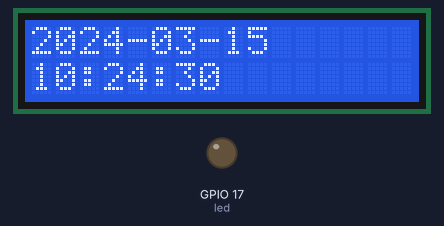
A program run on a simulated Raspberry Pi (BCM pin numbers). On the bench: 16×2 character LCD, output pins drawn as LEDs (lit = HIGH). The clock reads 2024-03-15 10:24:30 at power-on unless the program sets it; library files of the repository ran but are not shown: I2C_LCD_driver.py; what the program prints to the terminal is not drawn.

Above: at 0.3 s.
At 4.6 s:
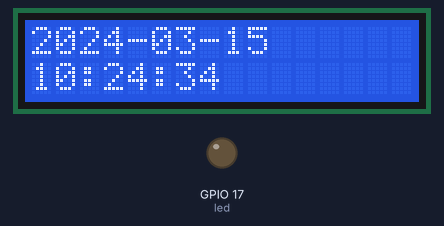
At 9.9 s:
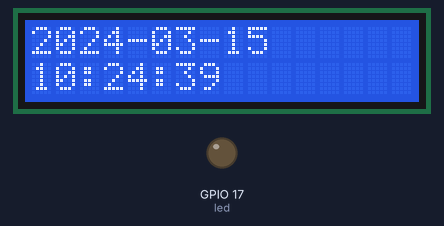
At 19.5 s:
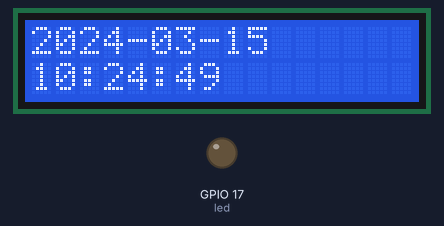
At 29.0 s:
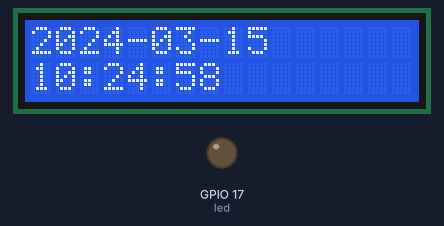
At 38.6 s:
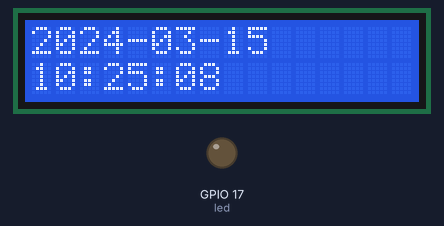

The program:

clock.py
```python
import I2C_LCD_driver
import RPi.GPIO as GPIO
from time import *

led = 17

lcd = I2C_LCD_driver.lcd()
lcd.lcd_clear()

GPIO.setmode(GPIO.BCM)
GPIO.setup(led, GPIO.OUT)


if GPIO.input(17) == 0:
    while 1:

        if GPIO.input(17) == 1:
            sleep(0.2)
            break

        now = localtime()
        dt = "%04d-%02d-%02d"%(now.tm_year, now.tm_mon, now.tm_mday)
        tt = "%02d:%02d:%02d"%(now.tm_hour,now.tm_min, now.tm_sec)
        lcd.lcd_display_string(dt,1)
        lcd.lcd_display_string(tt,2)
        sleep(1)
```

Measured:
- what the display in image 0 shows lasts 1.1 s, from 0.3 s to 1.4 s
